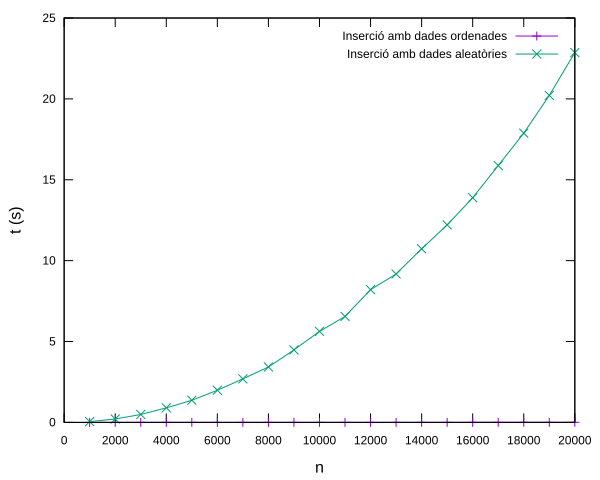

Recreate this plot in gnuplot.
set term "svg"
set output "insercio-ordenat.svg"
set xlabel "n" font "Arial, 16"
set ylabel "t (s)" font "Arial, 16"
plot  "insercio-ordenat.txt" title "Inserció amb dades ordenades" with linespoints, "insercio.txt" title "Inserció amb dades aleatòries" with linespoints
